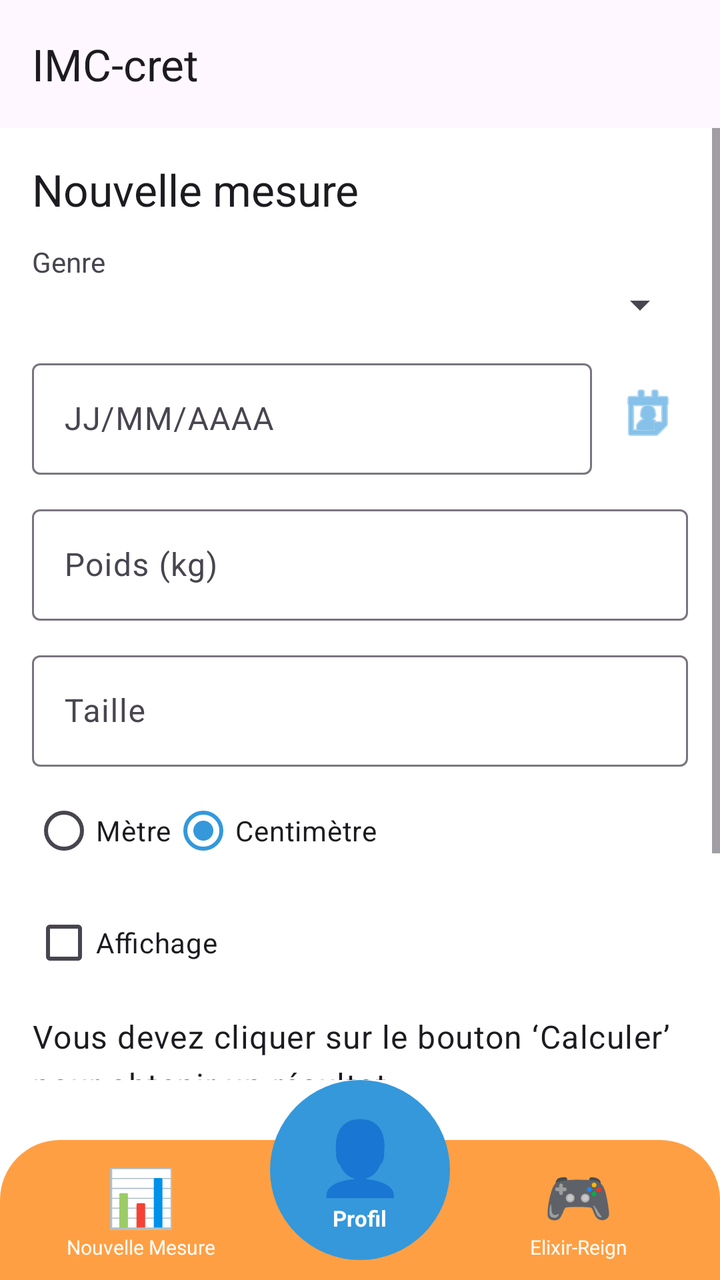
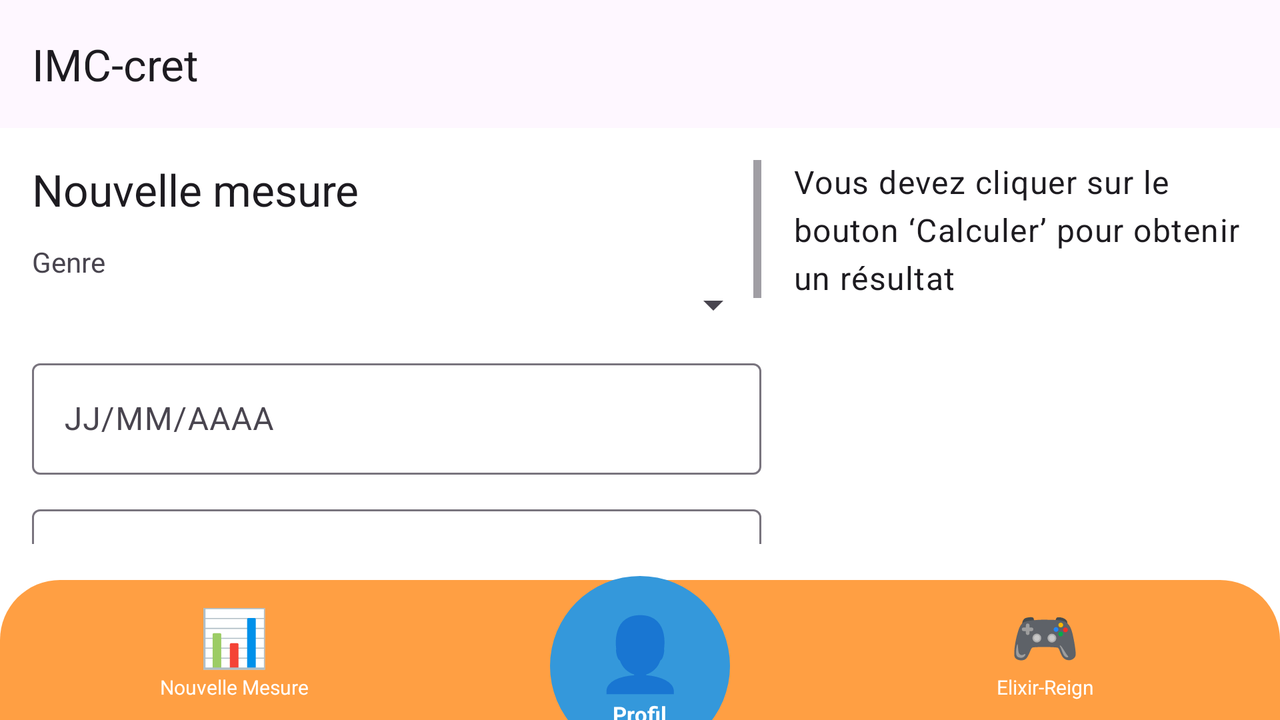

An Android layout and its configuration variant, each rendered on a device that would load it. The default file and the variant file are quoted in full after the pictures.
<!-- AndroidManifest.xml: application theme Theme.IMCcret -->
<!-- res/layout/activity_new_measure.xml -->
<?xml version="1.0" encoding="utf-8"?>
<androidx.constraintlayout.widget.ConstraintLayout xmlns:android="http://schemas.android.com/apk/res/android"
    xmlns:app="http://schemas.android.com/apk/res-auto"
    xmlns:tools="http://schemas.android.com/tools"
    android:layout_width="match_parent"
    android:layout_height="match_parent"
    tools:context=".NewMeasureActivity">

    <androidx.constraintlayout.widget.ConstraintLayout
        android:id="@+id/main"
        android:layout_width="0dp"
        android:layout_height="0dp"
        app:layout_constraintTop_toTopOf="parent"
        app:layout_constraintBottom_toTopOf="@+id/bottom_navigation"
        app:layout_constraintStart_toStartOf="parent"
        app:layout_constraintEnd_toEndOf="parent">

        <com.google.android.material.appbar.MaterialToolbar
            android:id="@+id/toolbar"
            android:layout_width="0dp"
            android:layout_height="wrap_content"
            android:background="?attr/colorSurface"
            app:title="@string/app_name"
            app:layout_constraintTop_toTopOf="parent"
            app:layout_constraintStart_toStartOf="parent"
            app:layout_constraintEnd_toEndOf="parent" />

        
        <ScrollView
            android:id="@+id/content_container"
            android:layout_width="0dp"
            android:layout_height="0dp"
            android:fillViewport="true"
            android:saveEnabled="false"
            app:layout_constraintTop_toBottomOf="@+id/toolbar"
            app:layout_constraintBottom_toBottomOf="parent"
            app:layout_constraintStart_toStartOf="parent"
            app:layout_constraintEnd_toEndOf="parent">

            <LinearLayout
                android:layout_width="match_parent"
                android:layout_height="wrap_content"
                android:orientation="vertical"
                android:padding="16dp">

                <TextView
                    android:layout_width="wrap_content"
                    android:layout_height="wrap_content"
                    android:text="@string/new_measure_title"
                    android:textAppearance="@style/TextAppearance.Material3.TitleLarge" />

                <TextView
                    android:layout_width="wrap_content"
                    android:layout_height="wrap_content"
                    android:layout_marginTop="12dp"
                    android:text="@string/gender" />

                <Spinner
                    android:id="@+id/sp_gender"
                    android:layout_width="match_parent"
                    android:layout_height="wrap_content" />

                    <LinearLayout
                        android:layout_width="match_parent"
                        android:layout_height="wrap_content"
                        android:layout_marginTop="12dp"
                        android:gravity="center_vertical"
                        android:orientation="horizontal">

                        <com.google.android.material.textfield.TextInputLayout
                            android:layout_width="0dp"
                            android:layout_height="wrap_content"
                            android:layout_weight="1">

                            <com.google.android.material.textfield.TextInputEditText
                                android:id="@+id/et_birthdate"
                                android:layout_width="match_parent"
                                android:layout_height="wrap_content"
                                android:hint="@string/birthdate_hint"
                                android:inputType="date"
                                android:maxLines="1" />
                        </com.google.android.material.textfield.TextInputLayout>

                        <ImageButton
                            android:id="@+id/btn_birthdate_calendar"
                            android:layout_width="40dp"
                            android:layout_height="40dp"
                            android:layout_marginStart="8dp"
                            android:background="?attr/selectableItemBackgroundBorderless"
                            android:contentDescription="@string/action_date"
                            android:padding="8dp"
                            android:src="@android:drawable/ic_menu_my_calendar"
                            android:tint="?attr/colorPrimary" />
                    </LinearLayout>

                <com.google.android.material.textfield.TextInputLayout
                    android:layout_width="match_parent"
                    android:layout_height="wrap_content"
                    android:layout_marginTop="12dp">

                    <com.google.android.material.textfield.TextInputEditText
                        android:id="@+id/et_weight"
                        android:layout_width="match_parent"
                        android:layout_height="wrap_content"
                        android:hint="@string/weight"
                        android:inputType="numberDecimal"
                        android:maxLines="1" />
                </com.google.android.material.textfield.TextInputLayout>

                <com.google.android.material.textfield.TextInputLayout
                    android:layout_width="match_parent"
                    android:layout_height="wrap_content"
                    android:layout_marginTop="12dp">

                    <com.google.android.material.textfield.TextInputEditText
                        android:id="@+id/et_height"
                        android:layout_width="match_parent"
                        android:layout_height="wrap_content"
                        android:hint="@string/height"
                        android:inputType="numberDecimal"
                        android:maxLines="1" />
                </com.google.android.material.textfield.TextInputLayout>

                <RadioGroup
                    android:id="@+id/rg_unit"
                    android:layout_width="match_parent"
                    android:layout_height="wrap_content"
                    android:layout_marginTop="8dp"
                    android:orientation="horizontal">

                    <RadioButton
                        android:id="@+id/rb_meter"
                        android:layout_width="wrap_content"
                        android:layout_height="wrap_content"
                        android:text="@string/unit_m" />

                    <RadioButton
                        android:id="@+id/rb_centimeter"
                        android:layout_width="wrap_content"
                        android:layout_height="wrap_content"
                        android:checked="true"
                        android:text="@string/unit_cm" />
                </RadioGroup>

                <CheckBox
                    android:id="@+id/cb_display"
                    android:layout_width="wrap_content"
                    android:layout_height="wrap_content"
                    android:layout_marginTop="8dp"
                    android:checked="false"
                    android:text="@string/display_details" />

                <TextView
                    android:id="@+id/tv_result"
                    android:layout_width="match_parent"
                    android:layout_height="wrap_content"
                    android:layout_marginTop="12dp"
                    android:text="@string/result_default"
                    android:textAppearance="@style/TextAppearance.Material3.BodyLarge" />

                <com.google.android.material.button.MaterialButton
                    android:id="@+id/btn_calculate"
                    android:layout_width="match_parent"
                    android:layout_height="wrap_content"
                    android:layout_marginTop="16dp"
                    android:text="@string/calculate" />

                <com.google.android.material.button.MaterialButton
                    android:id="@+id/btn_raz"
                    style="@style/Widget.Material3.Button.OutlinedButton"
                    android:layout_width="match_parent"
                    android:layout_height="wrap_content"
                    android:layout_marginTop="8dp"
                    android:text="@string/raz" />

            </LinearLayout>
        </ScrollView>
    </androidx.constraintlayout.widget.ConstraintLayout>

    
    <include
        android:id="@+id/bottom_navigation"
        layout="@layout/nav_bar"
        android:layout_width="0dp"
        android:layout_height="100dp"
        app:layout_constraintBottom_toBottomOf="parent"
        app:layout_constraintEnd_toEndOf="parent"
        app:layout_constraintStart_toStartOf="parent" />

</androidx.constraintlayout.widget.ConstraintLayout>
<!-- res/layout/nav_bar.xml (included above) -->
<?xml version="1.0" encoding="utf-8"?>
<androidx.constraintlayout.widget.ConstraintLayout xmlns:android="http://schemas.android.com/apk/res/android"
    xmlns:app="http://schemas.android.com/apk/res-auto"
    android:id="@+id/bottom_navigation"
    android:layout_width="match_parent"
    android:layout_height="100dp"
    android:background="@android:color/transparent">

    
    <View
        android:id="@+id/nav_background"
        android:layout_width="match_parent"
        android:layout_height="70dp"
        android:background="@drawable/nav_bar_bg"
        app:layout_constraintBottom_toBottomOf="parent"
        app:layout_constraintStart_toStartOf="parent"
        app:layout_constraintEnd_toEndOf="parent" />

    
    <LinearLayout
        android:id="@+id/nav_base"
        android:layout_width="match_parent"
        android:layout_height="70dp"
        android:orientation="horizontal"
        android:gravity="center"
        android:paddingHorizontal="16dp"
        app:layout_constraintBottom_toBottomOf="parent"
        app:layout_constraintStart_toStartOf="parent"
        app:layout_constraintEnd_toEndOf="parent">

        
        <LinearLayout
            android:id="@+id/nav_left"
            android:layout_width="0dp"
            android:layout_height="match_parent"
            android:layout_weight="1"
            android:orientation="vertical"
            android:gravity="center"
            android:background="?attr/selectableItemBackground">

            <TextView
                android:layout_width="wrap_content"
                android:layout_height="wrap_content"
                android:text="📊"
                android:textSize="28sp" />

            <TextView
                android:layout_width="wrap_content"
                android:layout_height="wrap_content"
                android:text="@string/nav_nouvelle_mesure"
                android:textColor="@color/white"
                android:textSize="10sp"
                android:maxLines="1" />
        </LinearLayout>

        
        <View
            android:layout_width="0dp"
            android:layout_height="1dp"
            android:layout_weight="1" />

        
        <LinearLayout
            android:id="@+id/nav_right"
            android:layout_width="0dp"
            android:layout_height="match_parent"
            android:layout_weight="1"
            android:orientation="vertical"
            android:gravity="center"
            android:background="?attr/selectableItemBackground">

            <TextView
                android:layout_width="wrap_content"
                android:layout_height="wrap_content"
                android:text="🎮"
                android:textSize="28sp" />

            <TextView
                android:layout_width="wrap_content"
                android:layout_height="wrap_content"
                android:text="@string/nav_elixir_reign"
                android:textColor="@color/white"
                android:textSize="10sp"
                android:maxLines="1" />
        </LinearLayout>
    </LinearLayout>

    
    <LinearLayout
        android:id="@+id/nav_center"
        android:layout_width="90dp"
        android:layout_height="90dp"
        android:background="@drawable/btn_center_circle"
        android:orientation="vertical"
        android:gravity="center"
        app:layout_constraintStart_toStartOf="parent"
        app:layout_constraintEnd_toEndOf="parent"
        app:layout_constraintTop_toTopOf="parent">

        <TextView
            android:layout_width="wrap_content"
            android:layout_height="wrap_content"
            android:text="👤"
            android:textSize="36sp" />

        <TextView
            android:layout_width="wrap_content"
            android:layout_height="wrap_content"
            android:text="@string/nav_profil"
            android:textColor="@color/white"
            android:textStyle="bold"
            android:textSize="11sp" />
    </LinearLayout>

</androidx.constraintlayout.widget.ConstraintLayout>
<!-- resources referenced by this layout -->
<resources>
  <color name="white">#FFFFFFFF</color>
  <!-- drawable btn_center_circle (drawable) -->
  <?xml version="1.0" encoding="utf-8"?>
  <shape xmlns:android="http://schemas.android.com/apk/res/android"
      android:shape="oval">
      <solid android:color="@color/peter_river" />
  </shape>
  <!-- drawable nav_bar_bg (drawable) -->
  <?xml version="1.0" encoding="utf-8"?>
  <shape xmlns:android="http://schemas.android.com/apk/res/android">
      <solid android:color="@color/nav_bar_bg" />
      <corners android:topLeftRadius="30dp" android:topRightRadius="30dp" />
  </shape>
  <string name="action_date">Date</string>
  <string name="app_name">IMC-cret</string>
  <string name="birthdate_hint">JJ/MM/AAAA</string>
  <string name="calculate">Calculer</string>
  <string name="display_details">Affichage</string>
  <string name="gender">Genre</string>
  <string name="height">Taille</string>
  <string name="nav_elixir_reign">Elixir-Reign</string>
  <string name="nav_nouvelle_mesure">Nouvelle Mesure</string>
  <string name="nav_profil">Profil</string>
  <string name="new_measure_title">Nouvelle mesure</string>
  <string name="raz">RAZ</string>
  <string name="result_default">Vous devez cliquer sur le bouton ‘Calculer’ pour obtenir un résultat</string>
  <string name="unit_cm">Centimètre</string>
  <string name="unit_m">Mètre</string>
  <string name="weight">Poids (kg)</string>
  <style name="Theme.IMCcret" parent="Base.Theme.IMCcret" />
  <color name="peter_river">#3498db</color>
  <color name="nav_bar_bg">@color/orange</color>
  <style name="Base.Theme.IMCcret" parent="Theme.Material3.DayNight.NoActionBar">
          
          
          <item name="colorPrimary">@color/peter_river</item>
          <item name="colorOnPrimary">@color/white</item>
          <item name="colorPrimaryContainer">@color/belize_hole</item>
          <item name="colorOnPrimaryContainer">@color/white</item>
  
          <item name="colorSecondary">@color/amethyst</item>
          <item name="colorOnSecondary">@color/white</item>
          <item name="colorSecondaryContainer">@color/wisteria</item>
          <item name="colorOnSecondaryContainer">@color/white</item>
  
          <item name="colorTertiary">@color/turquoise</item>
          <item name="colorOnTertiary">@color/white</item>
  
          <item name="android:colorBackground">@color/white</item>
  
          <item name="android:statusBarColor">@color/belize_hole</item>
          <item name="android:navigationBarColor">@color/white</item>
      </style>
  <color name="orange">#ff9f43</color>
  <color name="belize_hole">#2980b9</color>
  <color name="amethyst">#9b59b6</color>
  <color name="wisteria">#8e44ad</color>
  <color name="turquoise">#1abc9c</color>
</resources>
<!-- res/layout-land/activity_new_measure.xml (the repository's variant of the layout above) -->
<!-- drawn on the phone turned sideways -->
<?xml version="1.0" encoding="utf-8"?>
<androidx.constraintlayout.widget.ConstraintLayout xmlns:android="http://schemas.android.com/apk/res/android"
    xmlns:app="http://schemas.android.com/apk/res-auto"
    xmlns:tools="http://schemas.android.com/tools"
    android:id="@+id/main"
    android:layout_width="match_parent"
    android:layout_height="match_parent"
    tools:context=".NewMeasureActivity">

    <com.google.android.material.appbar.MaterialToolbar
        android:id="@+id/toolbar"
        android:layout_width="0dp"
        android:layout_height="wrap_content"
        android:background="?attr/colorSurface"
        app:title="@string/app_name"
        app:layout_constraintTop_toTopOf="parent"
        app:layout_constraintStart_toStartOf="parent"
        app:layout_constraintEnd_toEndOf="parent" />

    
    <androidx.constraintlayout.widget.ConstraintLayout
        android:id="@+id/content_container"
        android:layout_width="0dp"
        android:layout_height="0dp"
        android:saveEnabled="false"
        android:padding="16dp"
        app:layout_constraintTop_toBottomOf="@+id/toolbar"
        app:layout_constraintBottom_toTopOf="@+id/bottom_navigation"
        app:layout_constraintEnd_toEndOf="parent"
        app:layout_constraintStart_toStartOf="parent">

        <ScrollView
            android:id="@+id/scroll_left"
            android:layout_width="0dp"
            android:layout_height="0dp"
            android:fillViewport="true"
            app:layout_constraintTop_toTopOf="parent"
            app:layout_constraintBottom_toBottomOf="parent"
            app:layout_constraintStart_toStartOf="parent"
            app:layout_constraintEnd_toStartOf="@+id/right_panel"
            app:layout_constraintWidth_percent="0.60">

            <LinearLayout
                android:layout_width="match_parent"
                android:layout_height="wrap_content"
                android:orientation="vertical">

                <TextView
                    android:layout_width="wrap_content"
                    android:layout_height="wrap_content"
                    android:text="@string/new_measure_title"
                    android:textAppearance="@style/TextAppearance.Material3.TitleLarge" />

                <TextView
                    android:layout_width="wrap_content"
                    android:layout_height="wrap_content"
                    android:layout_marginTop="12dp"
                    android:text="@string/gender" />

                <Spinner
                    android:id="@+id/sp_gender"
                    android:layout_width="match_parent"
                    android:layout_height="wrap_content" />

                <com.google.android.material.textfield.TextInputLayout
                    android:layout_width="match_parent"
                    android:layout_height="wrap_content"
                    android:layout_marginTop="12dp">

                    <com.google.android.material.textfield.TextInputEditText
                        android:id="@+id/et_birthdate"
                        android:layout_width="match_parent"
                        android:layout_height="wrap_content"
                        android:hint="@string/birthdate_hint"
                        android:inputType="date"
                        android:maxLines="1" />
                </com.google.android.material.textfield.TextInputLayout>

                <com.google.android.material.textfield.TextInputLayout
                    android:layout_width="match_parent"
                    android:layout_height="wrap_content"
                    android:layout_marginTop="12dp">

                    <com.google.android.material.textfield.TextInputEditText
                        android:id="@+id/et_weight"
                        android:layout_width="match_parent"
                        android:layout_height="wrap_content"
                        android:hint="@string/weight"
                        android:inputType="numberDecimal"
                        android:maxLines="1" />
                </com.google.android.material.textfield.TextInputLayout>

                <com.google.android.material.textfield.TextInputLayout
                    android:layout_width="match_parent"
                    android:layout_height="wrap_content"
                    android:layout_marginTop="12dp">

                    <com.google.android.material.textfield.TextInputEditText
                        android:id="@+id/et_height"
                        android:layout_width="match_parent"
                        android:layout_height="wrap_content"
                        android:hint="@string/height"
                        android:inputType="numberDecimal"
                        android:maxLines="1" />
                </com.google.android.material.textfield.TextInputLayout>

                <RadioGroup
                    android:id="@+id/rg_unit"
                    android:layout_width="match_parent"
                    android:layout_height="wrap_content"
                    android:layout_marginTop="8dp"
                    android:orientation="horizontal">

                    <RadioButton
                        android:id="@+id/rb_meter"
                        android:layout_width="wrap_content"
                        android:layout_height="wrap_content"
                        android:text="@string/unit_m" />

                    <RadioButton
                        android:id="@+id/rb_centimeter"
                        android:layout_width="wrap_content"
                        android:layout_height="wrap_content"
                        android:checked="true"
                        android:text="@string/unit_cm" />
                </RadioGroup>

                <CheckBox
                    android:id="@+id/cb_display"
                    android:layout_width="wrap_content"
                    android:layout_height="wrap_content"
                    android:layout_marginTop="8dp"
                    android:checked="false"
                    android:text="@string/display_details" />

                <com.google.android.material.button.MaterialButton
                    android:id="@+id/btn_calculate"
                    android:layout_width="match_parent"
                    android:layout_height="wrap_content"
                    android:layout_marginTop="16dp"
                    android:text="@string/calculate" />

                <com.google.android.material.button.MaterialButton
                    android:id="@+id/btn_raz"
                    style="@style/Widget.Material3.Button.OutlinedButton"
                    android:layout_width="match_parent"
                    android:layout_height="wrap_content"
                    android:layout_marginTop="8dp"
                    android:text="@string/raz" />

            </LinearLayout>
        </ScrollView>

        <LinearLayout
            android:id="@+id/right_panel"
            android:layout_width="0dp"
            android:layout_height="0dp"
            android:layout_marginStart="16dp"
            android:orientation="vertical"
            app:layout_constraintTop_toTopOf="parent"
            app:layout_constraintBottom_toBottomOf="parent"
            app:layout_constraintStart_toEndOf="@+id/scroll_left"
            app:layout_constraintEnd_toEndOf="parent">

            <TextView
                android:id="@+id/tv_result"
                android:layout_width="match_parent"
                android:layout_height="wrap_content"
                android:text="@string/result_default"
                android:textAppearance="@style/TextAppearance.Material3.BodyLarge" />

        </LinearLayout>

    </androidx.constraintlayout.widget.ConstraintLayout>

    
    <include
        android:id="@+id/bottom_navigation"
        layout="@layout/nav_bar"
        android:layout_width="0dp"
        android:layout_height="72dp"
        app:layout_constraintBottom_toBottomOf="parent"
        app:layout_constraintEnd_toEndOf="parent"
        app:layout_constraintStart_toStartOf="parent" />

</androidx.constraintlayout.widget.ConstraintLayout>
<!-- resources referenced by the variant -->
<!-- as the phone turned sideways resolves them -->
<resources>
  <color name="white">#FFFFFFFF</color>
  <!-- drawable btn_center_circle (drawable) -->
  <?xml version="1.0" encoding="utf-8"?>
  <shape xmlns:android="http://schemas.android.com/apk/res/android"
      android:shape="oval">
      <solid android:color="@color/peter_river" />
  </shape>
  <!-- drawable nav_bar_bg (drawable) -->
  <?xml version="1.0" encoding="utf-8"?>
  <shape xmlns:android="http://schemas.android.com/apk/res/android">
      <solid android:color="@color/nav_bar_bg" />
      <corners android:topLeftRadius="30dp" android:topRightRadius="30dp" />
  </shape>
  <string name="app_name">IMC-cret</string>
  <string name="birthdate_hint">JJ/MM/AAAA</string>
  <string name="calculate">Calculer</string>
  <string name="display_details">Affichage</string>
  <string name="gender">Genre</string>
  <string name="height">Taille</string>
  <string name="nav_elixir_reign">Elixir-Reign</string>
  <string name="nav_nouvelle_mesure">Nouvelle Mesure</string>
  <string name="nav_profil">Profil</string>
  <string name="new_measure_title">Nouvelle mesure</string>
  <string name="raz">RAZ</string>
  <string name="result_default">Vous devez cliquer sur le bouton ‘Calculer’ pour obtenir un résultat</string>
  <string name="unit_cm">Centimètre</string>
  <string name="unit_m">Mètre</string>
  <string name="weight">Poids (kg)</string>
  <style name="Theme.IMCcret" parent="Base.Theme.IMCcret" />
  <color name="peter_river">#3498db</color>
  <color name="nav_bar_bg">@color/orange</color>
  <style name="Base.Theme.IMCcret" parent="Theme.Material3.DayNight.NoActionBar">
          
          
          <item name="colorPrimary">@color/peter_river</item>
          <item name="colorOnPrimary">@color/white</item>
          <item name="colorPrimaryContainer">@color/belize_hole</item>
          <item name="colorOnPrimaryContainer">@color/white</item>
  
          <item name="colorSecondary">@color/amethyst</item>
          <item name="colorOnSecondary">@color/white</item>
          <item name="colorSecondaryContainer">@color/wisteria</item>
          <item name="colorOnSecondaryContainer">@color/white</item>
  
          <item name="colorTertiary">@color/turquoise</item>
          <item name="colorOnTertiary">@color/white</item>
  
          <item name="android:colorBackground">@color/white</item>
  
          <item name="android:statusBarColor">@color/belize_hole</item>
          <item name="android:navigationBarColor">@color/white</item>
      </style>
  <color name="orange">#ff9f43</color>
  <color name="belize_hole">#2980b9</color>
  <color name="amethyst">#9b59b6</color>
  <color name="wisteria">#8e44ad</color>
  <color name="turquoise">#1abc9c</color>
</resources>
